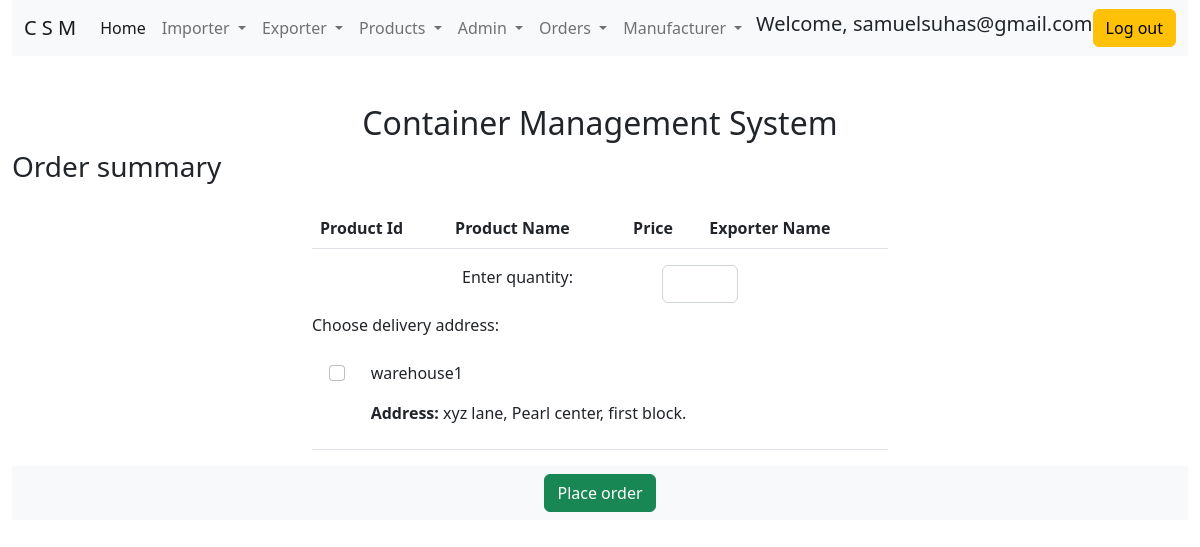
The page /ordersummary.php (signed in) on the database its author committed.
### tables this page shows
CREATE TABLE `users` (
  `user_id` bigint(20) NOT NULL,
  `user_name` varchar(30) NOT NULL,
  `password` varchar(100) NOT NULL,
  `user_company` varchar(30) NOT NULL,
  `account_type` varchar(255) NOT NULL,
  `address` varchar(10000) NOT NULL,
  `status` varchar(100) NOT NULL,
  `contact_number` int(10) NOT NULL
);

CREATE TABLE `warehouses` (
  `warehouse_id` bigint(20) NOT NULL,
  `Company_Id` bigint(20) NOT NULL,
  `name` varchar(1000) NOT NULL,
  `emailId` varchar(1000) NOT NULL,
  `contact_name` varchar(1000) NOT NULL,
  `contact_number` bigint(20) NOT NULL,
  `warehouse_address` varchar(1000) NOT NULL
);

### functions.php (called while the page is built, shortened)
<?php
function check_login($con)
{
    if(isset($_SESSION['user_name']))
    {
        $user_name = $_SESSION['user_name'];
        $query = "select * from users where user_name = '$user_name' limit 1";
        $result = mysqli_query($con,$query);
        if($result && mysqli_num_rows($result) > 0)
        {
            $user_data = mysqli_fetch_assoc($result);
            return $user_data;
        }
    }
    die;
}

### ordersummary.php (the view, shortened to what this page needs)
<?php
include("connection.php");
include("functions.php");
$user_data = check_login($con);
$warehouse_data = [];
$query = "select * from warehouses";
$result = mysqli_query($con, $query);
if($result)
{
    if($result && mysqli_num_rows($result) > 0)
    {
        $warehouse_data = mysqli_fetch_all($result);
    }
}
else{
echo "problem in getting data";
}
?>
<!doctype html>
<html lang="en">
  <head>
    <link href="https://cdn.jsdelivr.net/npm/bootstrap@5.2.1/dist/css/bootstrap.min.css" rel="stylesheet">
  </head>
  <body>
    <div class="container-fluid">
    <nav class="navbar navbar-expand-lg bg-light">
        <div class="container-fluid">
            <a class="navbar-brand" href="#">C S M</a>
            <div class="collapse navbar-collapse" id="navbarScroll">
            <ul class="navbar-nav me-auto my-2 my-lg-0 navbar-nav-scroll" style="--bs-scroll-height: 100px;">
                <li class="nav-item">
                <a class="nav-link active" aria-current="page" href="index.php">Home</a>
                </li>
                <li class="nav-item dropdown">
                    <a class="nav-link dropdown-toggle" href="#" role="button" data-bs-toggle="dropdown" aria-expanded="false">
                        Importer
                    </a>
                </li>
                <li class="nav-item dropdown">
                    <a class="nav-link dropdown-toggle" href="#" role="button" data-bs-toggle="dropdown" aria-expanded="false">
                        Exporter
                    </a>
                </li>
                <li class="nav-item dropdown">
                    <a class="nav-link dropdown-toggle" href="#" role="button" data-bs-toggle="dropdown" aria-expanded="false">
                        Products
                    </a>
                </li>
                <li class="nav-item dropdown">
                    <a class="nav-link dropdown-toggle" href="#" role="button" data-bs-toggle="dropdown" aria-expanded="false">
                        Admin
                    </a>
                </li>
                <li class="nav-item dropdown">
                    <a class="nav-link dropdown-toggle" href="#" role="button" data-bs-toggle="dropdown" aria-expanded="false">
                        Orders
                    </a>
                </li>
                <li class="nav-item dropdown">
                    <a class="nav-link dropdown-toggle" href="#" role="button" data-bs-toggle="dropdown" aria-expanded="false">
                        Manufacturer
                    </a>
                </li>
            </ul>
                <span class="align-middle mr-2">
                    <h1 class="display-4 fs-5 text-center ">Welcome, <?php echo $user_data['user_name']; ?> </h1>
                </span>
                <a href="logout.php">
                    <button class="btn btn-warning  ml-2" type="submit">Log out</button>
                </a>
            </div>
        </div>
    </nav>
    <div class="row justify-content-center mt-5">
        <div class="col-6">
            <h1 class="display-4 fs-2 text-center"><b>Container Management System</b></h1>
        </div>
    </div>
      <h1 class="display-2 fs-3 ">Order summary</h1>
      <div class="row justify-content-center mt-4">
            <div class="col-6">
                <table class="table">
                    <thead>
                        <tr>
                        <th scope="col">Product Id</th>
                        <th scope="col">Product Name</th>
                        <th scope="col">Price</th>
                        <th scope="col">Exporter Name</th>
                        </tr>
                    </thead>
                </table>
            </div>
    </div>
    <div class="row justify-content-center">
        <div class="col-2">
                <p class="text-right"> Enter quantity: </p>
        </div>
        <div class="col-1 text-left">
            <form method = "post">
                <input type="text" class="form-control" id="exampleFormControlInput1" name = "quantity" id = "quantity">
        </div>
    </div>
    <div class="row justify-content-center mt-2">
        <div class="col-6">
                <p> Choose delivery address: </p>
        </div>
    </div>
    <div class="row justify-content-center">
        <div class="col-6">
        <table class="table table-image">
                <tbody>
                    <?php for ($row = 0; $row < count($warehouse_data); $row++) { ?>
                    <tr>
                        <td class="text-center">
                        <input class="text-center form-check-input" type="checkbox" value="<?php echo $warehouse_data[$row][0]; ?>"  id="checkbox" name="check_box">
                        </td>
                        <td class="text-left">
                            <p><?php echo $warehouse_data[$row][2]; ?></p>
                            <p> <b>Address:</b> <?php echo $warehouse_data[$row][6]; ?></p>
                        </td>
                    </tr>
                    <?php }?>
                </tbody>
                </table>
        </div>
    </div>
        <footer class="footer">
            <div class=" text-center bg-light">
            <a href="index.php">
                <button class="btn btn-success  m-2" onclick="postData()" type="submit">Place order</button>
            </a>
            </div>
        </footer>
  </body>
</html>

### rows shown on the page
users: user_name "samuelsuhas@gmail.com"
warehouses: name "warehouse1", warehouse_address "xyz lane, Pearl center, first block."
